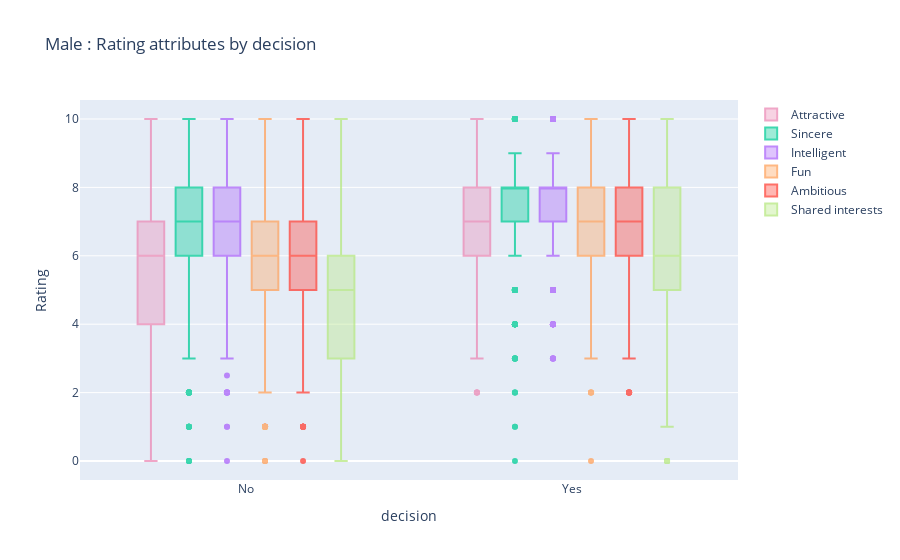

Here is the notebook cell this chart was saved with:
### Markdown cell above
* For female, the scores are higher for the attributes "Sincere", "Intelligent" in the case of yes with a median equal to 8.
* But the biggest differences between "yes" and "no" are for the attributes "Attractive", "fun", "Shared interests" (on average).

### Code cell
# analysis scorecard Male
df_male = dataset[dataset['gender']=='Male']

fig = go.Figure()
fig.add_trace(go.Box(
    x = df_male['dec'],
    y = df_male['attr'],
    
    name = 'Attractive', 
    marker_color = '#EB89B5',
    opacity = 0.75
))
fig.add_trace(go.Box(
    x = df_male['dec'],
    y = df_male['sinc'],
    name = 'Sincere',
    marker_color = '#00CC96',
    opacity = 0.75
))
fig.add_trace(go.Box(
    x = df_male['dec'],
    y = df_male['intel'],
    name = 'Intelligent',
    marker_color = '#AB63FA',
    opacity = 0.75
))
fig.add_trace(go.Box(
    x = df_male['dec'],
    y = df_male['fun'],
    name = 'Fun',
    marker_color = '#FFA15A',
    opacity = 0.75
))
fig.add_trace(go.Box(
    x = df_male['dec'],
    y = df_male['amb'],
    name = 'Ambitious',
    marker_color ='#FF4136',
    opacity = 0.75
))
fig.add_trace(go.Box(
    x = df_male['dec'],
    y = df_male['shar'],
    name = 'Shared interests',
    marker_color = '#B6E880',
    opacity = 0.75
))

fig.update_layout(
    title_text = 'Male : Rating attributes by decision', # title of plot
    xaxis_title_text = 'decision', # xaxis label
    yaxis_title_text = 'Rating', # yaxis label
    boxmode = 'group'
)

fig.show()

### Figure 1 — Plotly figure (JSON) as saved in the notebook; plotly's stock layout.template omitted (floating-point values rounded to 4 significant figures; data arrays with more than 128 entries replaced by an {"elided": "..."} marker saying what was removed)
{"data": [{"marker": {"color": "#EB89B5"}, "name": "Attractive", "opacity": 0.75, "type": "box", "x": {"elided": "4194 str values"}, "y": {"elided": "4194 float values"}}, {"marker": {"color": "#00CC96"}, "name": "Sincere", "opacity": 0.75, "type": "box", "x": {"elided": "4194 str values"}, "y": {"elided": "4194 float values"}}, {"marker": {"color": "#AB63FA"}, "name": "Intelligent", "opacity": 0.75, "type": "box", "x": {"elided": "4194 str values"}, "y": {"elided": "4194 float values"}}, {"marker": {"color": "#FFA15A"}, "name": "Fun", "opacity": 0.75, "type": "box", "x": {"elided": "4194 str values"}, "y": {"elided": "4194 float values"}}, {"marker": {"color": "#FF4136"}, "name": "Ambitious", "opacity": 0.75, "type": "box", "x": {"elided": "4194 str values"}, "y": {"elided": "4194 float values"}}, {"marker": {"color": "#B6E880"}, "name": "Shared interests", "opacity": 0.75, "type": "box", "x": {"elided": "4194 str values"}, "y": {"elided": "4194 float values"}}], "layout": {"boxmode": "group", "title": {"text": "Male : Rating attributes by decision"}, "xaxis": {"title": {"text": "decision"}}, "yaxis": {"title": {"text": "Rating"}}}}
